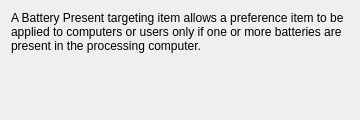
<?xml version="1.0" encoding="UTF-8"?>
<ui version="4.0">
 <class>BatteryPresentWidget</class>
 <widget class="QWidget" name="BatteryPresentWidget">
  <property name="geometry">
   <rect>
    <x>0</x>
    <y>0</y>
    <width>360</width>
    <height>120</height>
   </rect>
  </property>
  <property name="windowTitle">
   <string>Form</string>
  </property>
  <layout class="QVBoxLayout" name="verticalLayout">
   <item>
    <widget class="QLabel" name="batteryLabel">
     <property name="wordWrap">
      <bool>true</bool>
     </property>
     <property name="text">
      <string>A Battery Present targeting item allows a preference item to be applied to computers or users only if one or more batteries are present in the processing computer.</string>
     </property>
     <property name="alignment">
      <set>Qt::AlignTop|Qt::AlignLeading|Qt::AlignLeft</set>
     </property>
    </widget>
   </item>
   <item>
    <spacer name="bottomSpacer">
     <property name="orientation">
      <enum>Qt::Vertical</enum>
     </property>
     <property name="sizeHint" stdset="0">
      <size>
       <width>20</width>
       <height>20</height>
      </size>
     </property>
    </spacer>
   </item>
  </layout>
 </widget>
 <resources/>
 <connections/>
</ui>
